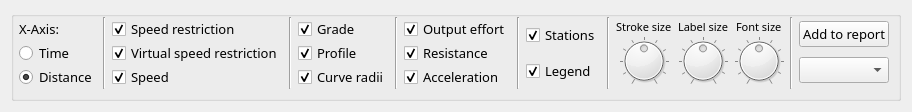
      <widget class="QWidget" name="SimulationTab">
       <property name="font">
        <font>
         <family>Fira Sans Medium</family>
         <pointsize>10</pointsize>
        </font>
       </property>
       <attribute name="icon">
        <iconset>
         <normaloff>resources/images/sim_tab.png</normaloff>resources/images/sim_tab.png</iconset>
       </attribute>
       <attribute name="title">
        <string>Simulation</string>
       </attribute>
       <layout class="QVBoxLayout" name="verticalLayout_19">
        <item alignment="Qt::AlignHCenter">
         <widget class="QGroupBox" name="groupBox_2">
          <property name="sizePolicy">
           <sizepolicy hsizetype="Expanding" vsizetype="Maximum">
            <horstretch>0</horstretch>
            <verstretch>0</verstretch>
           </sizepolicy>
          </property>
          <property name="maximumSize">
           <size>
            <width>920</width>
            <height>100</height>
           </size>
          </property>
          <property name="title">
           <string/>
          </property>
          <property name="alignment">
           <set>Qt::AlignCenter</set>
          </property>
          <property name="flat">
           <bool>false</bool>
          </property>
          <layout class="QHBoxLayout" name="horizontalLayout_30">
           <property name="sizeConstraint">
            <enum>QLayout::SetDefaultConstraint</enum>
           </property>
           <property name="leftMargin">
            <number>5</number>
           </property>
           <property name="topMargin">
            <number>0</number>
           </property>
           <property name="rightMargin">
            <number>0</number>
           </property>
           <property name="bottomMargin">
            <number>9</number>
           </property>
           <item>
            <layout class="QHBoxLayout" name="horizontalLayout_31">
             <item>
              <layout class="QVBoxLayout" name="verticalLayout_6">
               <property name="spacing">
                <number>0</number>
               </property>
               <item alignment="Qt::AlignVCenter">
                <widget class="QLabel" name="label_24">
                 <property name="maximumSize">
                  <size>
                   <width>16777215</width>
                   <height>22</height>
                  </size>
                 </property>
                 <property name="text">
                  <string>X-Axis:</string>
                 </property>
                </widget>
               </item>
               <item>
                <widget class="QRadioButton" name="radioButton_time">
                 <property name="text">
                  <string>Time</string>
                 </property>
                </widget>
               </item>
               <item>
                <widget class="QRadioButton" name="radioButton_distance">
                 <property name="text">
                  <string>Distance</string>
                 </property>
                 <property name="checked">
                  <bool>true</bool>
                 </property>
                </widget>
               </item>
              </layout>
             </item>
            </layout>
           </item>
           <item>
            <widget class="Line" name="line_5">
             <property name="orientation">
              <enum>Qt::Vertical</enum>
             </property>
            </widget>
           </item>
           <item>
            <layout class="QVBoxLayout" name="verticalLayout_13">
             <property name="spacing">
              <number>0</number>
             </property>
             <item>
              <widget class="QCheckBox" name="cb_speedres_results">
               <property name="text">
                <string>Speed restriction</string>
               </property>
               <property name="checked">
                <bool>true</bool>
               </property>
              </widget>
             </item>
             <item>
              <widget class="QCheckBox" name="cb_virtualspeedres_results">
               <property name="text">
                <string>Virtual speed restriction</string>
               </property>
               <property name="checked">
                <bool>true</bool>
               </property>
              </widget>
             </item>
             <item>
              <widget class="QCheckBox" name="cb_speed_results">
               <property name="text">
                <string>Speed</string>
               </property>
               <property name="checked">
                <bool>true</bool>
               </property>
              </widget>
             </item>
            </layout>
           </item>
           <item>
            <widget class="Line" name="line_6">
             <property name="orientation">
              <enum>Qt::Vertical</enum>
             </property>
            </widget>
           </item>
           <item>
            <layout class="QVBoxLayout" name="verticalLayout_14">
             <property name="spacing">
              <number>0</number>
             </property>
             <item>
              <widget class="QCheckBox" name="cb_grade_results">
               <property name="text">
                <string>Grade</string>
               </property>
               <property name="checked">
                <bool>true</bool>
               </property>
              </widget>
             </item>
             <item>
              <widget class="QCheckBox" name="cb_profile_results">
               <property name="text">
                <string>Profile</string>
               </property>
               <property name="checked">
                <bool>true</bool>
               </property>
              </widget>
             </item>
             <item>
              <widget class="QCheckBox" name="cb_radii_results">
               <property name="text">
                <string>Curve radii</string>
               </property>
               <property name="checked">
                <bool>true</bool>
               </property>
              </widget>
             </item>
            </layout>
           </item>
           <item>
            <widget class="Line" name="line_3">
             <property name="orientation">
              <enum>Qt::Vertical</enum>
             </property>
            </widget>
           </item>
           <item>
            <layout class="QVBoxLayout" name="verticalLayout_15">
             <property name="spacing">
              <number>0</number>
             </property>
             <item>
              <widget class="QCheckBox" name="cb_outputEffort_results">
               <property name="text">
                <string>Output effort</string>
               </property>
               <property name="checked">
                <bool>true</bool>
               </property>
              </widget>
             </item>
             <item>
              <widget class="QCheckBox" name="cb_resistance_results">
               <property name="text">
                <string>Resistance</string>
               </property>
               <property name="checked">
                <bool>true</bool>
               </property>
              </widget>
             </item>
             <item>
              <widget class="QCheckBox" name="cb_accel_results">
               <property name="text">
                <string>Acceleration</string>
               </property>
               <property name="checked">
                <bool>true</bool>
               </property>
              </widget>
             </item>
            </layout>
           </item>
           <item>
            <widget class="Line" name="line_7">
             <property name="orientation">
              <enum>Qt::Vertical</enum>
             </property>
            </widget>
           </item>
           <item>
            <layout class="QVBoxLayout" name="verticalLayout_17">
             <item>
              <widget class="QCheckBox" name="cb_stations_results">
               <property name="text">
                <string>Stations</string>
               </property>
               <property name="checked">
                <bool>true</bool>
               </property>
              </widget>
             </item>
             <item>
              <widget class="QCheckBox" name="cb_legend_results">
               <property name="text">
                <string>Legend</string>
               </property>
               <property name="checked">
                <bool>true</bool>
               </property>
              </widget>
             </item>
            </layout>
           </item>
           <item>
            <widget class="Line" name="line_8">
             <property name="orientation">
              <enum>Qt::Vertical</enum>
             </property>
            </widget>
           </item>
           <item>
            <layout class="QVBoxLayout" name="dial_layout_3">
             <property name="spacing">
              <number>0</number>
             </property>
             <item alignment="Qt::AlignHCenter">
              <widget class="QLabel" name="label_29">
               <property name="maximumSize">
                <size>
                 <width>16777215</width>
                 <height>15</height>
                </size>
               </property>
               <property name="font">
                <font>
                 <family>Fira Sans Medium</family>
                 <pointsize>8</pointsize>
                </font>
               </property>
               <property name="text">
                <string>Stroke size</string>
               </property>
               <property name="textFormat">
                <enum>Qt::AutoText</enum>
               </property>
               <property name="scaledContents">
                <bool>false</bool>
               </property>
               <property name="wordWrap">
                <bool>false</bool>
               </property>
               <property name="margin">
                <number>0</number>
               </property>
              </widget>
             </item>
             <item alignment="Qt::AlignHCenter">
              <widget class="QDial" name="dial_stroke_size_results">
               <property name="maximumSize">
                <size>
                 <width>50</width>
                 <height>50</height>
                </size>
               </property>
               <property name="maximum">
                <number>10</number>
               </property>
               <property name="sliderPosition">
                <number>5</number>
               </property>
               <property name="wrapping">
                <bool>false</bool>
               </property>
               <property name="notchTarget">
                <double>5.700000000000000</double>
               </property>
               <property name="notchesVisible">
                <bool>true</bool>
               </property>
              </widget>
             </item>
            </layout>
           </item>
           <item>
            <layout class="QVBoxLayout" name="dial_layout_4">
             <property name="spacing">
              <number>0</number>
             </property>
             <item alignment="Qt::AlignHCenter">
              <widget class="QLabel" name="label_30">
               <property name="maximumSize">
                <size>
                 <width>16777215</width>
                 <height>15</height>
                </size>
               </property>
               <property name="font">
                <font>
                 <family>Fira Sans Medium</family>
                 <pointsize>8</pointsize>
                </font>
               </property>
               <property name="text">
                <string>Label size</string>
               </property>
              </widget>
             </item>
             <item alignment="Qt::AlignHCenter">
              <widget class="QDial" name="dial_label_size_results">
               <property name="maximumSize">
                <size>
                 <width>50</width>
                 <height>50</height>
                </size>
               </property>
               <property name="maximum">
                <number>10</number>
               </property>
               <property name="sliderPosition">
                <number>5</number>
               </property>
               <property name="wrapping">
                <bool>false</bool>
               </property>
               <property name="notchTarget">
                <double>5.700000000000000</double>
               </property>
               <property name="notchesVisible">
                <bool>true</bool>
               </property>
              </widget>
             </item>
            </layout>
           </item>
           <item>
            <layout class="QVBoxLayout" name="dial_layout_7">
             <property name="spacing">
              <number>0</number>
             </property>
             <item alignment="Qt::AlignHCenter">
              <widget class="QLabel" name="label_33">
               <property name="maximumSize">
                <size>
                 <width>16777215</width>
                 <height>15</height>
                </size>
               </property>
               <property name="font">
                <font>
                 <family>Fira Sans Medium</family>
                 <pointsize>8</pointsize>
                </font>
               </property>
               <property name="toolTip">
                <string>&lt;html&gt;&lt;head/&gt;&lt;body&gt;&lt;p&gt;Change chart label size&lt;/p&gt;&lt;/body&gt;&lt;/html&gt;</string>
               </property>
               <property name="text">
                <string>Font size</string>
               </property>
              </widget>
             </item>
             <item alignment="Qt::AlignHCenter">
              <widget class="QDial" name="dial_font_size_results">
               <property name="maximumSize">
                <size>
                 <width>50</width>
                 <height>50</height>
                </size>
               </property>
               <property name="maximum">
                <number>10</number>
               </property>
               <property name="sliderPosition">
                <number>5</number>
               </property>
               <property name="wrapping">
                <bool>false</bool>
               </property>
               <property name="notchTarget">
                <double>5.700000000000000</double>
               </property>
               <property name="notchesVisible">
                <bool>true</bool>
               </property>
              </widget>
             </item>
            </layout>
           </item>
           <item>
            <widget class="Line" name="line_4">
             <property name="orientation">
              <enum>Qt::Vertical</enum>
             </property>
            </widget>
           </item>
           <item>
            <widget class="QFrame" name="frame">
             <property name="maximumSize">
              <size>
               <width>710</width>
               <height>16777215</height>
              </size>
             </property>
             <layout class="QVBoxLayout" name="verticalLayout_20">
              <property name="leftMargin">
               <number>0</number>
              </property>
              <property name="topMargin">
               <number>0</number>
              </property>
              <property name="bottomMargin">
               <number>0</number>
              </property>
              <item>
               <widget class="QPushButton" name="addToReport">
                <property name="sizePolicy">
                 <sizepolicy hsizetype="Preferred" vsizetype="Fixed">
                  <horstretch>0</horstretch>
                  <verstretch>0</verstretch>
                 </sizepolicy>
                </property>
                <property name="maximumSize">
                 <size>
                  <width>130</width>
                  <height>16777215</height>
                 </size>
                </property>
                <property name="text">
                 <string>Add to report</string>
                </property>
               </widget>
              </item>
              <item>
               <widget class="QComboBox" name="combo_charts">
                <property name="maximumSize">
                 <size>
                  <width>590</width>
                  <height>16777215</height>
                 </size>
                </property>
               </widget>
              </item>
             </layout>
            </widget>
           </item>
          </layout>
         </widget>
        </item>
       </layout>
      </widget>
